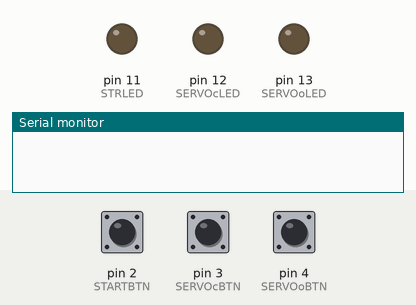
Bench run of a sketch on a simulated Arduino Uno, built with avr-gcc and run on an emulated ATmega328P. On the bench: output pins drawn as LEDs (lit = HIGH), the last lines printed to the serial monitor. The test bench sets the inputs (shaded band); at power-on: pin 2 (STARTBTN) LOW, pin 3 (SERVOcBTN) LOW, pin 4 (SERVOoBTN) LOW.

Above: at 1.2 s.
1.3 s: pin 2 (STARTBTN) pulled HIGH for 0.15 s
At 2.1 s:
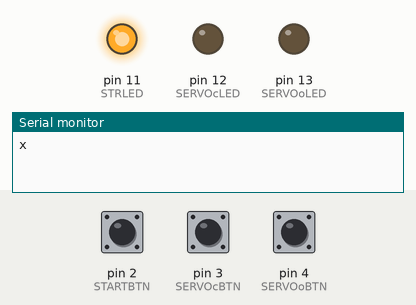
3.8 s: pin 3 (SERVOcBTN) pulled HIGH for 0.15 s
At 4.6 s:
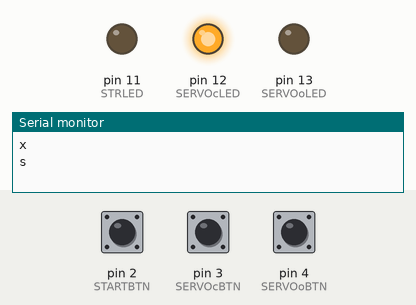
6.3 s: pin 4 (SERVOoBTN) pulled HIGH for 0.15 s
At 7.1 s:
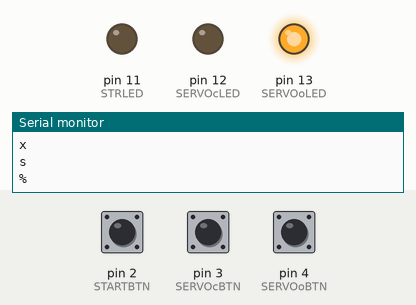
8.8 s: pin 4 (SERVOoBTN) pulled HIGH for 3.2 s
At 13.3 s:
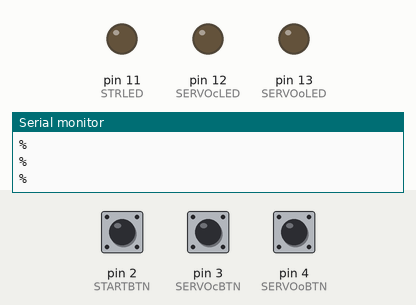
14.3 s: pin 2 (STARTBTN) pulled HIGH for 3.2 s
At 15.6 s:
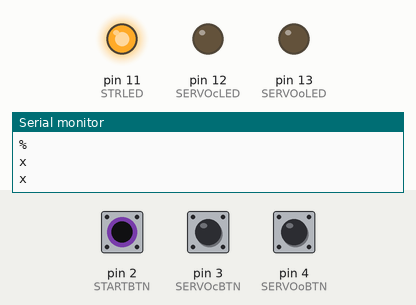
19.8 s: pin 2 (STARTBTN) driven HIGH and pin 3 (SERVOcBTN) driven HIGH and pin 4 (SERVOoBTN) driven HIGH
At 22.5 s:
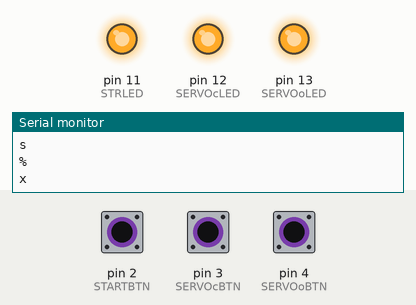
Timing chart, 0 to 23.8 s (numbered marks = the images above; inputs shaded):
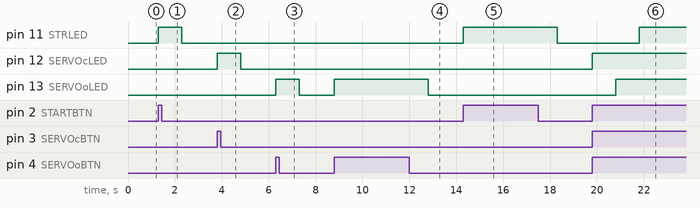

The sketch:

Transmitter_A.ino
```cpp
#define STRLED 11
#define SERVOcLED 12
#define SERVOoLED 13
#define STARTBTN 2
#define SERVOcBTN 3
#define SERVOoBTN 4

void setup() {
  // put your setup code here, to run once:
  Serial.begin(9600);
  pinMode(STRLED, OUTPUT);
  pinMode(SERVOcLED, OUTPUT);
  pinMode(SERVOoLED, OUTPUT);
  pinMode(STARTBTN, INPUT);
  pinMode(SERVOcBTN, INPUT);
  pinMode(SERVOoBTN, INPUT);
}

void loop() {
  // put your main code here, to run repeatedly:
  int startPressed =  digitalRead(STARTBTN);
  int servoCPressed =  digitalRead(SERVOcBTN);
  int servoOPressed =  digitalRead(SERVOoBTN);
  if (startPressed == HIGH ) {//button pressed

    Serial.println('x');
    digitalWrite(STRLED,HIGH);
    delay(1000);
  }else{
    digitalWrite(STRLED,LOW);
  }
  if (servoCPressed == HIGH ) {//button pressed

    Serial.println('s');
    digitalWrite(SERVOcLED,HIGH);
    delay(1000);
  }else{
    digitalWrite(SERVOcLED,LOW);
  }
  if (servoOPressed == HIGH ) {//button pressed

    Serial.println('%');
    digitalWrite(SERVOoLED,HIGH);
    delay(1000);
  }else{
    digitalWrite(SERVOoLED,LOW);
  }
}
```

Measured:
- after the input at 1.3 s, pin 11 (STRLED): LOW → HIGH at once, → LOW 1.0 s later
- after the input at 3.8 s, pin 12 (SERVOcLED): LOW → HIGH at once, → LOW 1.0 s later
- after the input at 6.3 s, pin 13 (SERVOoLED): LOW → HIGH at once, → LOW 1.0 s later
- after the input at 8.8 s, pin 13 (SERVOoLED): LOW → HIGH at once, → LOW 4.0 s later
- after the input at 14.3 s, pin 11 (STRLED): LOW → HIGH at once, → LOW 4.0 s later
- after the input at 19.8 s, pin 11 (STRLED): LOW → HIGH after 2.0 s; pin 12 (SERVOcLED): LOW → HIGH at once; pin 13 (SERVOoLED): LOW → HIGH after 1.0 s
